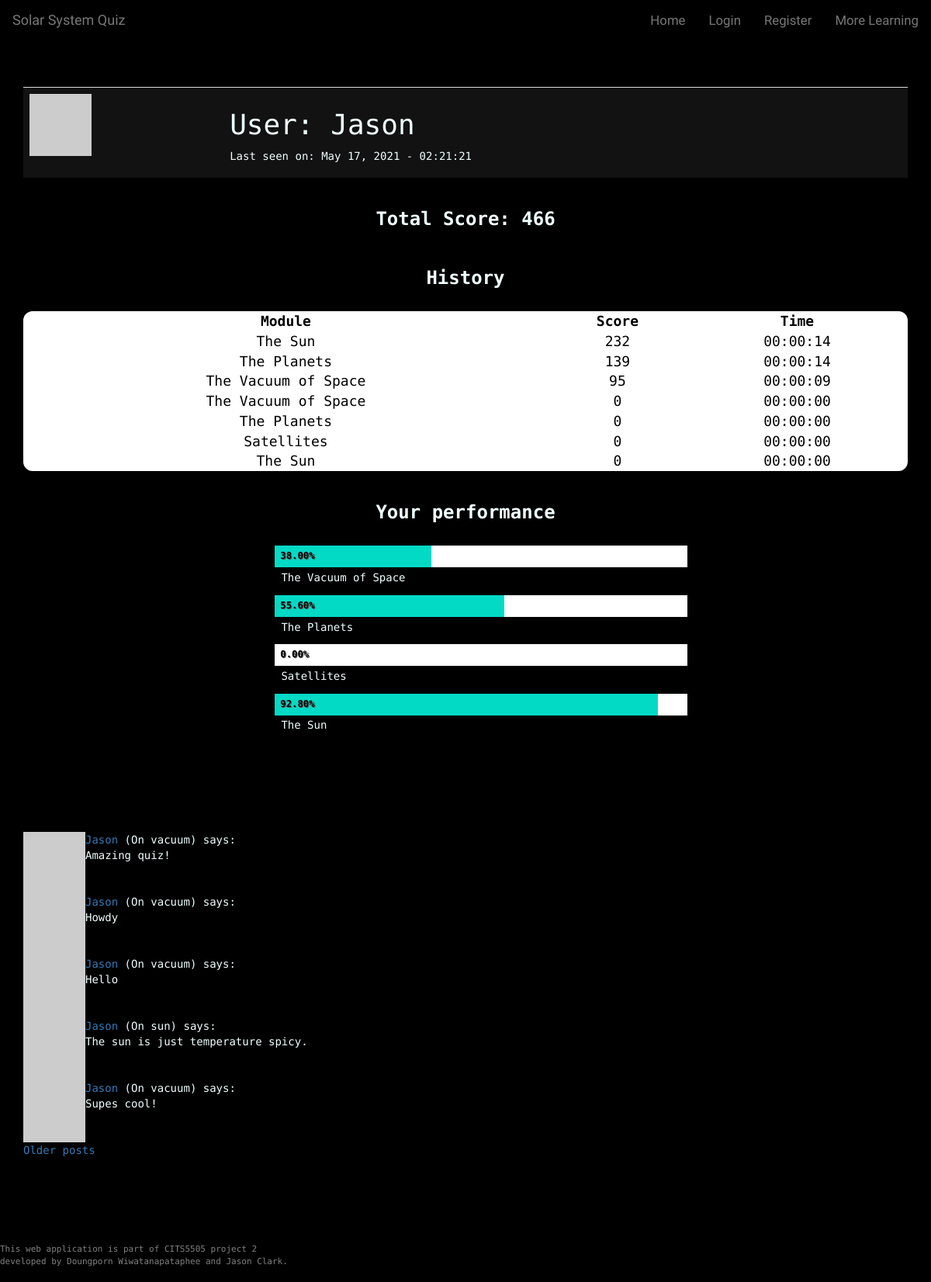
The app's page /user/Jason with its own data.
### app/models.py (models this page shows, shortened)
class User(UserMixin, db.Model):
    __tablename__ = 'user_table'
    id = db.Column(db.Integer, primary_key=True)
    username = db.Column(db.String(64), index=True, unique=True)
    user_type = db.Column(db.String(64))
    email = db.Column(db.String(120), index=True, unique=True)
    password_hash = db.Column(db.String(128))
    posts = db.relationship('Post', backref='author', lazy='dynamic')
    about_me = db.Column(db.String(140))
    last_seen = db.Column(db.DateTime, default=datetime.utcnow)
    score_child = db.relationship("Score", backref = 'user_parent')
    quiz_unlocked = db.Column(db.Integer, default=0)
    def avatar(self, size):
      digest = md5(self.email.lower().encode('utf-8')).hexdigest()
      return 'https://www.gravatar.com/avatar/{}?d=identicon&s={}'.format(digest, size)

class Score(db.Model):
    __tablename__ = 'score'
    id = db.Column(db.Integer, primary_key = True)
    user_id = db.Column(db.Integer, db.ForeignKey('user_table.id'))
    questionset_id = db.Column(db.Integer, db.ForeignKey('questionset.id'))
    score = db.Column(db.Integer, default=0)
    time_taken = db.Column(db.Time, default=0)

class QuestionSet(db.Model):
    __tablename__ = 'questionset'
    id = db.Column(db.Integer, primary_key = True)
    name = db.Column(db.String(64))
    module = db.Column(db.String(64))
    number_of_questions = db.Column(db.Integer)
    child = db.relationship("CurrentQuestion")
    score_child = db.relationship('Score', backref= 'questionset_parent')

class Post(db.Model):
    id = db.Column(db.Integer, primary_key=True)
    user_id = db.Column(db.Integer, db.ForeignKey('user_table.id')) #user.id
    body = db.Column(db.String(140))
    timestamp = db.Column(db.DateTime, index=True, default=datetime.utcnow)
    page = db.Column(db.String)
    upvotes = db.Column(db.Integer, default=0)
    downvotes = db.Column(db.Integer, default=0)

### app/routes.py (the view)
@app.route('/user/<username>', methods = ['GET','POST'])
def user_profile(username):
    user = User.query.filter_by(username=username).first_or_404()
    page = request.args.get('page', 1, type=int)
    posts = user.posts.order_by(Post.timestamp.desc()).paginate(
      page, 5, False)
    next_url = url_for('user_profile', username=username, page=posts.next_num) \
      if posts.has_next else None
    prev_url = url_for('user_profile', username=username, page=posts.prev_num) \
      if posts.has_prev else None
    score_dict = [] # initialise module score dictionary
    total = 0       # initialise total score as zero
    vacuum_top = Score.query.filter_by(user_id=user.id, questionset_id=2).order_by(Score.score.desc())[0]
    planet_top = Score.query.filter_by(user_id=user.id, questionset_id=3).order_by(Score.score.desc())[0]
    satellite_top = Score.query.filter_by(user_id=user.id, questionset_id=4).order_by(Score.score.desc())[0]
    sun_top = Score.query.filter_by(user_id=user.id, questionset_id=5).order_by(Score.score.desc())[0]
    user_scores = Score.query.filter_by(user_id=user.id).all()
    for score in user_scores:
        score_dict.append({'module': score.questionset_id}) # append scores for each learning module
        total += score.score    # add total score
    scoreSorted = Score.query.filter_by(user_id=user.id).order_by(Score.score.desc()).all()
    return render_template('user_profile.html', user=user, score=total, posts=posts.items,
    scoreSorted = scoreSorted, next_url=next_url, prev_url=prev_url, vacuum_top=vacuum_top, planet_top=planet_top,
    satellite_top=satellite_top, sun_top=sun_top)

### app/routes.py (called while the page is built)
@app.before_request
def before_request():
    from_zone = tz.tzutc()
    to_zone = tz.tzlocal()
    utc = datetime.utcnow()
    utc = utc.replace(tzinfo=from_zone)
    central = utc.astimezone(to_zone)   # convert to local timezone
    if current_user.is_authenticated:
        current_user.last_seen = central
        db.session.commit()

### app/templates/user_profile.html (shortened to what this page needs)
{% extends 'base.html' %}
{% block body %}
<div class="container">
<table class="table user-table">
    <tr>
        <td><img src="{{ user.avatar(128) }}"></td>
        <td>
            <h1 id="user_heading">User: {{ user.username }}</h1>
            {% if user.last_seen %}<p>Last seen on: {{ user.last_seen.strftime('%B %d, %Y - %H:%M:%S') }}</p>{% endif %}
        </td>
    </tr>
</table>
</div>
<div class="container">
    <h2 class="history-bar">Total Score: {{ score }}</h2>
    <h2 class="history-bar">History</h2>
    <table class="result-table">
        <thead>
            <tr>
                <th>Module</th>
                <th>Score</th>
                <th>Time</th>
            </tr>
        </thead>
        <tbody>
        {% for score in scoreSorted %}
        {%  if loop.index <= 10  %}
            <tr>
                <td>{{ score.questionset_parent.name }}</td>
                <td>{{ score.score }}</td>
                <td>{{ score.time_taken }}</td>
            </tr>
        {% endif %}
        {% endfor %}
        </tbody>
    </table>
    <br>
</div>
<div class="container chart-container">
    <h2 class="history-bar">Your performance</h2>
    <ul class="horizontal-bar-chart">
      <li>
        <span class="index" style="width: calc( {{ vacuum_top.score }}/250 * 100%)">{{'%0.2f'| format(vacuum_top.score / 250 * 100 | float) }}%</span>
      </li>
        <p>{{ vacuum_top.questionset_parent.name }}</p>
      <li>
        <span class="index" style="width: calc( {{ planet_top.score }}/250 * 100%)">{{'%0.2f'| format(planet_top.score / 250 * 100 | float)}}%</span>
      </li>
      <p>{{ planet_top.questionset_parent.name }}</p>
      <li>
        <span class="index" style="width: calc( {{ satellite_top.score }}/250 * 100%)">{{'%0.2f'| format(satellite_top.score / 250 * 100 | float) }}%</span>
      </li>
      <p>{{ satellite_top.questionset_parent.name }}</p>
      <li>
        <span class="index" style="width: calc( {{ sun_top.score }}/250 * 100%)">{{'%0.2f'| format(sun_top.score /250 * 100 | float) }}%</span>
      </li>
      <p>{{ sun_top.questionset_parent.name }}</p>
    </ul>
</div>
<hr class="divider" />
<div class="container">
  {% for post in posts %}
  {% include '_post.html'%}
  {% endfor %}
  {% if next_url %}
  <a href="{{ next_url }}">Older posts</a>
  {% endif %}
</div>
{% endblock %}

### app/templates/base.html (shortened to what this page needs)
<!DOCTYPE html>
<html lang="en">
<head>
    <link rel="stylesheet" href="https://maxcdn.bootstrapcdn.com/bootstrap/3.4.1/css/bootstrap.min.css">
    <link rel="stylesheet" type="text/css" href="{{ url_for('static', filename='css/theme.css') }}">
    <link rel="stylesheet" href="https://cdnjs.cloudflare.com/ajax/libs/font-awesome/4.7.0/css/font-awesome.min.css">
</head>
<body>
    {% block navbar %}
    <nav class="navbar navbar-default">
            <div class="navbar-header">
                <a class="navbar-brand" href="{{ url_for('home') }}">Solar System Quiz</a>
            </div>
            <div class="collapse navbar-collapse" id="bs-example-navbar-collapse-1">
                <ul class="nav navbar-nav navbar-right">
                    {% if current_user.is_authenticated %}
                    <li><a id="nav_home" href="{{ url_for('home') }}">Home</a></li>
                    <li><a id="nav_profile" href="{{ url_for('user_profile', username=current_user.username) }}">{{ current_user.username }} Profile</a></li>
                    <li><a id="nav_learning" href="{{ url_for('more_learning') }}">More Learning</a></li>
                    <li><a id="nav_logout" href="{{ url_for('logout') }}">Sign Out</a></li>
                    {% else %}
                    <li><a id="nav_home" href="{{ url_for('home') }}">Home</a></li>
                    <li><a id="nav_login" href="{{ url_for('login') }}">Login</a></li>
                    <li><a id="nav_register" href="{{ url_for('register') }}">Register</a></li>
                    <li><a id="nav_learning" href="{{ url_for('more_learning') }}">More Learning</a></li>
                    {% endif %}
                </ul>
            </div>
    </nav>
    {% endblock %}
    <div class="points-container">
    </div>
    {% block body %}{% endblock %}
    <footer>
        <p>This web application is part of CITS5505 project 2 <br>
           developed by Doungporn Wiwatanapataphee and Jason Clark.</p>
    </footer>
</body>
</html>

### app/templates/_post.html (shortened to what this page needs)
<table>
  <tr valign="top">
    <td><img src="{{ post.author.avatar(36) }}"></td>
    <td>
      <a href="{{ url_for('user_profile', username=post.author.username) }}">
        {{ post.author.username }}
      </a>
      (On {{ post.page }}) says:<br>{{ post.body }}
    </td>
  </tr>
</table>

### app/static/css/theme.css (style rules this page uses)
* { box-sizing: border-box; }
body { font-family: 'Space Mono', monospace; background-color: black; color: azure; padding-bottom: 60px; margin-bottom: 100px; }
html { scroll-behavior: smooth; }
.navbar { font-family: 'Audiowide', cursive; background-color: black; border-color: black; top: 0; }
.nav a { font-size: 1.2em !important; }
.points-container { padding: 20px; display: flex; margin: 0 auto; text-align: center; }
.result-table { width: 100%; font-size: 18px; padding: 20px; border-collapse: collapse; border-spacing: 10px; text-align: center; background-color: #ffffff; color: black; border-radius: 12px; }
.result-table th { text-align: center; }
.user-table { background-color: #121212; }
.history-bar { padding: 20px; text-align: center; font-weight: bold; font-size: 24px; margin-top: 0; }
.chart-container { margin: 0 auto; max-width: 600px; min-width: 320px; padding: 0 1em; }
.horizontal-bar-chart { float: left; width: 100%; }
.horizontal-bar-chart li { position: relative; display: block; height: 2em; margin-bottom: .2em; background: #ffffff; }
.horizontal-bar-chart p { display: block; _zoom: 1; margin: 0 0 .9em 0; text-indent: .6em; }
.horizontal-bar-chart .index { display: block; position: absolute; top: 0; left: 0; height: 100%; text-indent: .6em; font-size: 0.875em; font-weight: bold; color: black; background: #03dac6; line-height: 2.2em; text-shadow: 1px 1px 0px #595959; }
hr.divider { border: 0; height: 5px; margin-top: 50px; margin-bottom: 50px; margin-left: 2rem; width: 100%; }
footer { position: fixed; font-size: 11px; background: black; color:grey; bottom: 0; left: 0; height: 50px; width: 100%; }

### records on screen
User: username "Jason", last_seen "May 17, 2021 - 02:21:21"
Score: questionset_parent.name "The Sun", score "232", time_taken "00:00:14", sun_top.score/250*100|float "92.80"
Score: questionset_parent.name "The Planets", score "139", time_taken "00:00:14", planet_top.score/250*100|float "55.60"
Score: questionset_parent.name "The Vacuum of Space", score "95", time_taken "00:00:09", vacuum_top.score/250*100|float "38.00"
Score: questionset_parent.name "The Vacuum of Space", score "0", time_taken "00:00:00"
Score: questionset_parent.name "The Planets", score "0", time_taken "00:00:00"
Score: questionset_parent.name "Satellites", score "0", time_taken "00:00:00", satellite_top.score/250*100|float "0.00"
Score: questionset_parent.name "The Sun", score "0", time_taken "00:00:00"
QuestionSet: questionset_parent.name "The Vacuum of Space"
QuestionSet: questionset_parent.name "The Planets"
QuestionSet: questionset_parent.name "Satellites"
QuestionSet: questionset_parent.name "The Sun"
Post: author.username "Jason", page "vacuum", body "Amazing quiz!"
Post: author.username "Jason", page "vacuum", body "Howdy"
Post: author.username "Jason", page "vacuum", body "Hello"
Post: author.username "Jason", page "sun", body "The sun is just temperature spicy."
Post: author.username "Jason", page "vacuum", body "Supes cool!"

### other values on screen
{{ score }} "466"
